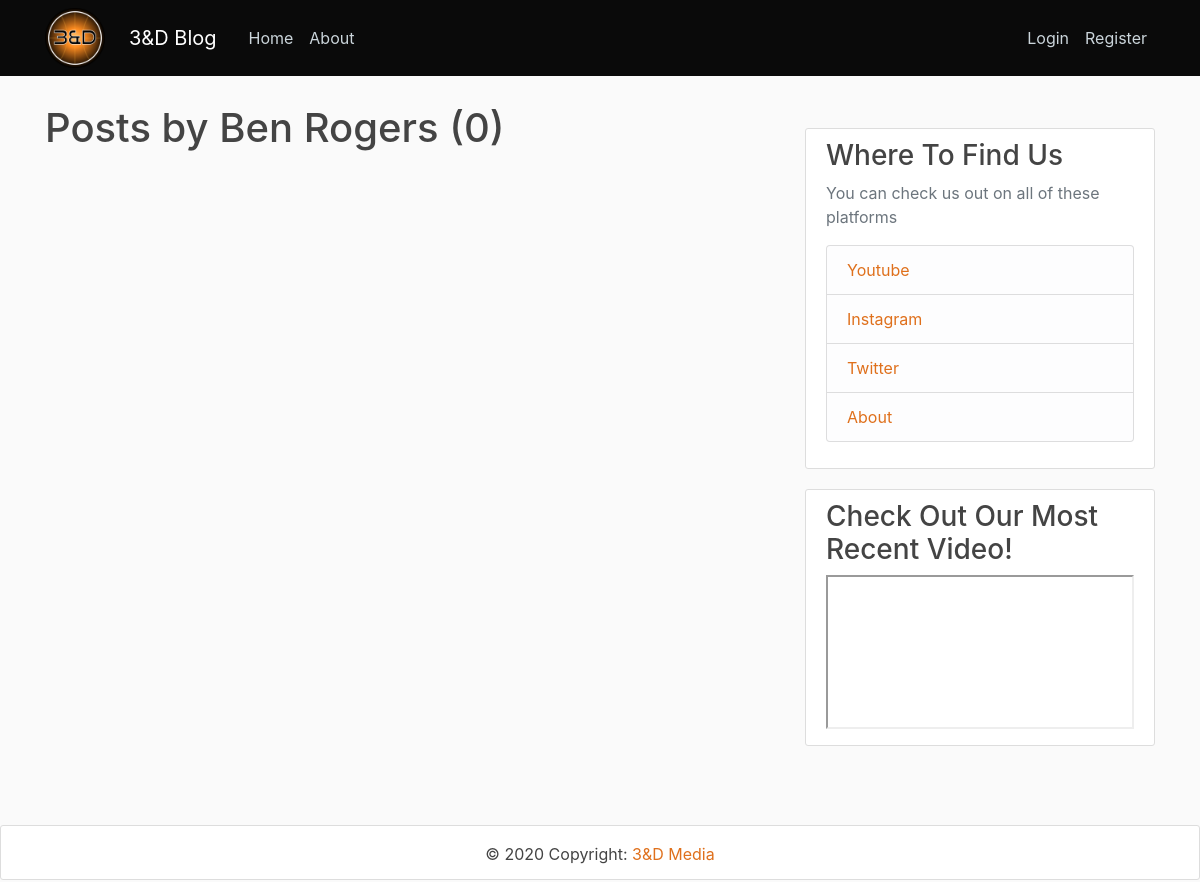
Before: /user/benrogers with the older database file.
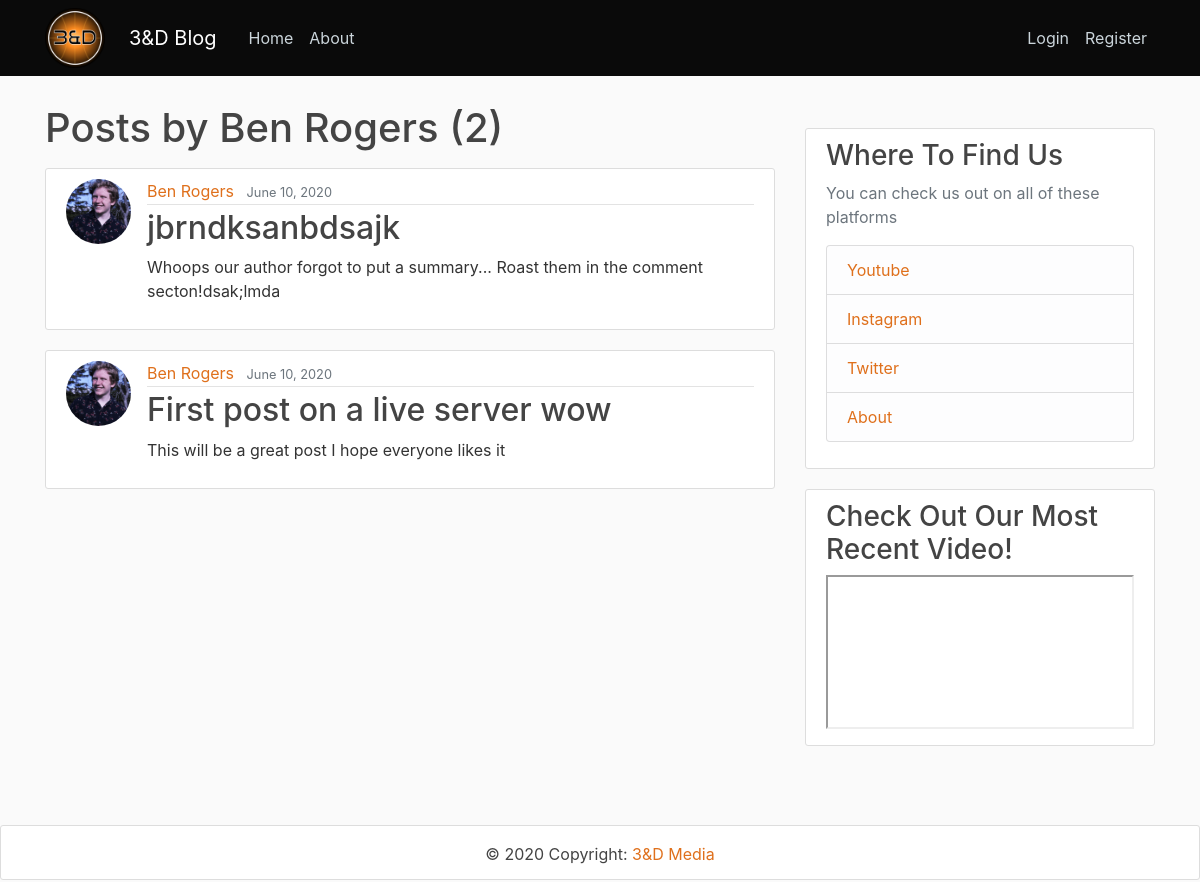
After: the same page with the newer database file.
### blog/models.py (models this page shows, shortened)
class Post(models.Model):
    title = models.CharField(max_length = 100)
    summary = models.TextField(default="Whoops our author forgot to put a summary... Roast them in the comment secton!")
    content = RichTextUploadingField()
    date_posted = models.DateTimeField(default = timezone.now)
    author = models.ForeignKey(settings.AUTH_USER_MODEL, on_delete=models.CASCADE)
    image_width = models.IntegerField(default=2560)
    image_height = models.IntegerField(default=1440)
    header_image = models.ImageField(
        default = "default_header.png",
        upload_to="blog_headers",
        width_field="image_width",
        height_field="image_height",
    )

### users/models.py (models this page shows, shortened)
class Account(AbstractBaseUser):
    email = models.EmailField(verbose_name="email", max_length=60, unique=True)
    username = models.CharField(max_length=25, unique=True)
    date_joined = models.DateTimeField(verbose_name='date_joined', auto_now_add=True)
    last_login = models.DateTimeField(verbose_name='last_login', auto_now=True)
    is_admin = models.BooleanField(default=False)
    is_active = models.BooleanField(default=True)
    is_staff = models.BooleanField(default=False)
    is_superuser = models.BooleanField(default=False)
    display_name = models.CharField(max_length=25)
    is_author = models.BooleanField(default=False)
    USERNAME_FIELD = 'username'
    objects = MyAccountManager()
    REQUIRED_FIELDS = ['email', ]

class Profile(models.Model):
    user = models.OneToOneField(Account, on_delete=models.CASCADE)
    image = models.ImageField(default='logo.png', upload_to='profile_pics')

### blog/views.py (the view)
# urls.py: path('user/<str:username>',  UserPostListView.as_view(), name='user-posts'),
class UserPostListView(ListView):
    def __init__(self):
        display_name = ""
    model = Post
    template_name = 'blog/user_posts.html'
    context_object_name = 'posts'
    paginate_by = 10
    def get_queryset(self):
        user = get_object_or_404(get_user_model(), username = self.kwargs.get('username'))
        self.display_name = user.display_name
        return Post.objects.filter(author=user).order_by('-date_posted')

### blog/templates/blog/user_posts.html (shortened to what this page needs)
{% extends "blog/base_with_sidebar.html" %}
{% block content %}
    <h1 class="mb-3"> Posts by {{ view.display_name }} ({{ page_obj.paginator.count }}) </h1>
    {% for post in posts %}
        <article class="media content-section">
          <img class="rounded-circle article-img" src="{{ post.author.profile.image.url }}">
            <div class="media-body">
              <div class="article-metadata">
                <a class="mr-2" href="{% url 'user-posts' post.author.username %}">{{ post.author.display_name }}</a>
                <small class="text-muted">{{ post.date_posted|date:"F d, Y" }}</small>
              </div>
              <h2><a class="article-title" href="{% url 'post-detail' post.id %}">{{ post.title }}</a></h2>
              <p class="article-content">{{ post.summary }}</p>
            </div>
          </article>
    {% endfor %}
{% endblock content %}

Changed rows visible on the page:
added Post: author.profile.image (picture), author.display_name "Ben Rogers", date_posted "June 10, 2020", title "jbrndksanbdsajk", summary "Whoops our author forgot to put a summary... Roast them in the comment secton!dsak;lmda"
added Post: author.profile.image (picture), author.display_name "Ben Rogers", date_posted "June 10, 2020", title "First post on a live server wow", summary "This will be a great post I hope everyone likes it"
Other visible differences:
{{ page_obj.paginator.count }}: "0" → "2"
